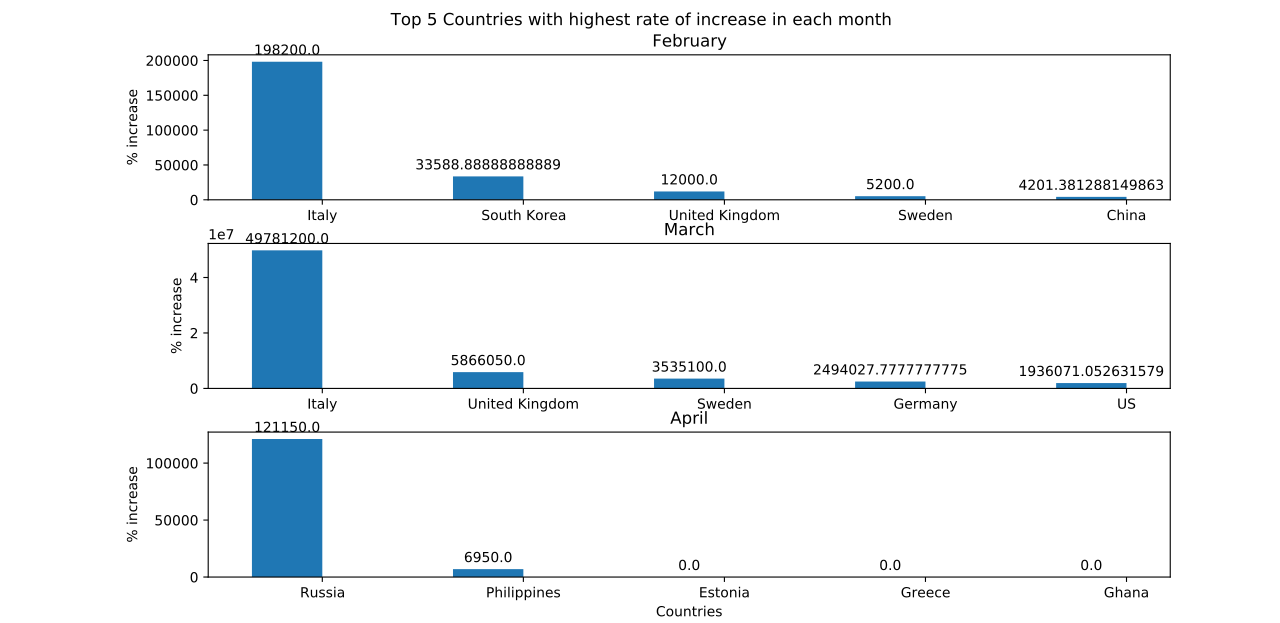

This figure's Python source:
# Top 5 Confirmed cases.
import pandas as pd
import numpy as np
import matplotlib.pyplot as plt
from matplotlib.font_manager import FontProperties

fontP = FontProperties()
fontP.set_size('small')

file_name = 'assignment.xlsx'

data = pd.read_excel(file_name, columns=0, sheet_name="data_after_cleaning",
                     usecols=['Country/Region', 'Date', 'Confirmed'])
# print(data.head())
dates = set(list(data['Date']))
confirmed = set(list(data['Confirmed']))
countries = set(list(data['Country/Region']))

# countries = ['China', 'US','Italy', 'Spain', 'Germany', 'Iran', 'France', 'South Korea', 'United Kingdom', 'Switzerland']

# January data
January = data.loc[data['Date'] <= '2020-01-31'].groupby(['Country/Region'])['Confirmed'].sum().sort_values(ascending=False)
February = data.loc[(data['Date'] >= '2020-02-01') & (data['Date'] <= '2020-02-29')].groupby(['Country/Region'])['Confirmed'].sum().sort_values(ascending=False)
March = data.loc[(data['Date'] >= '2020-03-01') & (data['Date'] <= '2020-03-29')].groupby(['Country/Region'])['Confirmed'].sum().sort_values(ascending=False)
April = data.loc[(data['Date'] >= '2020-04-01') & (data['Date'] <= '2020-04-29')].groupby(['Country/Region'])['Confirmed'].sum().sort_values(ascending=False)

months = [January, February, March, April]
month_names = ['January', 'February', "March", "April"]

per_inc_feb = ((February - January)/January*100).replace([np.inf, -np.inf], 0).sort_values(ascending=False)[:5]
per_inc_mar = ((March - February)/January*100).replace([np.inf, -np.inf], 0).sort_values(ascending=False)[:5]
per_inc_april = ((April - March)/January*100).replace([np.inf, -np.inf], 0).sort_values(ascending=False)[:5]

# per_inc_feb.fillna(0)
# per_inc_mar.fillna(0)
# per_inc_april.fillna(0)

months = [per_inc_feb, per_inc_mar, per_inc_april]
month_names = ['February', "March", "April"]

fig, axes = plt.subplots(nrows=3, ncols=1, figsize=(6, 8))
fig.subplots_adjust(hspace=0.25, wspace=0.35)

for ax, month, month_name in zip(axes.flatten(), months, month_names):
    labels = list(month.keys())
    x = np.arange(len(labels))  # the label locations
    width = 0.35  # the width of the bars
    rects1 = ax.bar(x - width/2, list(month), width)
    ax.set_title(month_name)
    ax.set_ylabel("% increase")
    ax.set_xticks(x)
    ax.set_xticklabels(labels)


    def autolabel(rects):
        """Attach a text label above each bar in *rects*, displaying its height."""
        for rect in rects:
            height = rect.get_height()
            ax.annotate('{}'.format(height), xy=(rect.get_x() + rect.get_width() / 2, height),
                        xytext=(0, 3), textcoords="offset points", ha='center', va='bottom')
    autolabel(rects1)

fig.tight_layout()
plt.xlabel('Countries')
plt.ylabel('% increase')
plt.suptitle("Top 5 Countries with highest rate of increase in each month")
plt.tight_layout()
plt.show()
